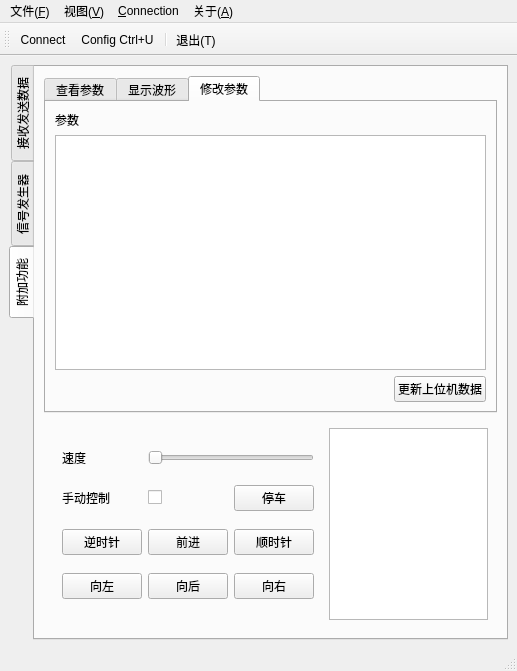
<?xml version="1.0" encoding="UTF-8"?>
<ui version="4.0">
 <class>MainWindow</class>
 <widget class="QMainWindow" name="MainWindow">
  <property name="geometry">
   <rect>
    <x>0</x>
    <y>0</y>
    <width>517</width>
    <height>671</height>
   </rect>
  </property>
  <property name="windowTitle">
   <string>Serial Port &amp; Bluethooth Helper</string>
  </property>
  <property name="windowIcon">
   <iconset resource="../res/res.qrc">
    <normaloff>:/img/icon_128.ico</normaloff>:/img/icon_128.ico</iconset>
  </property>
  <widget class="QWidget" name="centralwidget">
   <layout class="QVBoxLayout" name="verticalLayout_2">
    <item>
     <widget class="QTabWidget" name="tabWidget">
      <property name="tabPosition">
       <enum>QTabWidget::West</enum>
      </property>
      <property name="tabShape">
       <enum>QTabWidget::Rounded</enum>
      </property>
      <property name="currentIndex">
       <number>2</number>
      </property>
      <property name="movable">
       <bool>true</bool>
      </property>
      <widget class="QWidget" name="tab_msg">
       <attribute name="title">
        <string>接收发送数据</string>
       </attribute>
       <layout class="QGridLayout" name="gridLayout_3">
        <item row="2" column="0">
         <widget class="QTextEdit" name="textEdit_Recive">
          <property name="styleSheet">
           <string notr="true">/*background-color: rgb(255, 255, 255);
background-color: rgb(0, 0, 0);*/</string>
          </property>
          <property name="undoRedoEnabled">
           <bool>false</bool>
          </property>
          <property name="readOnly">
           <bool>true</bool>
          </property>
          <property name="html">
           <string notr="true">&lt;!DOCTYPE HTML PUBLIC &quot;-//W3C//DTD HTML 4.0//EN&quot; &quot;http://www.w3.org/TR/REC-html40/strict.dtd&quot;&gt;
&lt;html&gt;&lt;head&gt;&lt;meta name=&quot;qrichtext&quot; content=&quot;1&quot; /&gt;&lt;style type=&quot;text/css&quot;&gt;
p, li { white-space: pre-wrap; }
&lt;/style&gt;&lt;/head&gt;&lt;body style=&quot; font-family:'SimSun'; font-size:9pt; font-weight:400; font-style:normal;&quot;&gt;
&lt;p style=&quot;-qt-paragraph-type:empty; margin-top:0px; margin-bottom:0px; margin-left:0px; margin-right:0px; -qt-block-indent:0; text-indent:0px; font-family:'SimSun';&quot;&gt;&lt;br /&gt;&lt;/p&gt;&lt;/body&gt;&lt;/html&gt;</string>
          </property>
          <property name="acceptRichText">
           <bool>false</bool>
          </property>
         </widget>
        </item>
        <item row="3" column="0">
         <layout class="QHBoxLayout" name="horizontalLayout">
          <item>
           <widget class="QLabel" name="label_2">
            <property name="sizePolicy">
             <sizepolicy hsizetype="Fixed" vsizetype="Preferred">
              <horstretch>0</horstretch>
              <verstretch>0</verstretch>
             </sizepolicy>
            </property>
            <property name="text">
             <string>发送区</string>
            </property>
            <property name="textFormat">
             <enum>Qt::AutoText</enum>
            </property>
           </widget>
          </item>
          <item>
           <spacer name="horizontalSpacer_5">
            <property name="orientation">
             <enum>Qt::Horizontal</enum>
            </property>
            <property name="sizeHint" stdset="0">
             <size>
              <width>40</width>
              <height>20</height>
             </size>
            </property>
           </spacer>
          </item>
          <item>
           <widget class="QCheckBox" name="hexSending_checkBox">
            <property name="sizePolicy">
             <sizepolicy hsizetype="Fixed" vsizetype="Fixed">
              <horstretch>0</horstretch>
              <verstretch>0</verstretch>
             </sizepolicy>
            </property>
            <property name="text">
             <string>16进制发送</string>
            </property>
           </widget>
          </item>
          <item>
           <widget class="QPushButton" name="Send_Button">
            <property name="sizePolicy">
             <sizepolicy hsizetype="Fixed" vsizetype="Fixed">
              <horstretch>0</horstretch>
              <verstretch>0</verstretch>
             </sizepolicy>
            </property>
            <property name="text">
             <string>发送</string>
            </property>
           </widget>
          </item>
          <item>
           <widget class="QPushButton" name="pushButton_clearSendText">
            <property name="sizePolicy">
             <sizepolicy hsizetype="Fixed" vsizetype="Fixed">
              <horstretch>0</horstretch>
              <verstretch>0</verstretch>
             </sizepolicy>
            </property>
            <property name="text">
             <string>清除</string>
            </property>
           </widget>
          </item>
         </layout>
        </item>
        <item row="4" column="0">
         <widget class="QTextEdit" name="textEdit_Send">
          <property name="sizePolicy">
           <sizepolicy hsizetype="Expanding" vsizetype="Expanding">
            <horstretch>0</horstretch>
            <verstretch>0</verstretch>
           </sizepolicy>
          </property>
          <property name="styleSheet">
           <string notr="true">/*background-color: rgb(0, 0, 0);*/</string>
          </property>
         </widget>
        </item>
        <item row="1" column="0">
         <layout class="QHBoxLayout" name="horizontalLayout_2">
          <item>
           <widget class="QLabel" name="label">
            <property name="sizePolicy">
             <sizepolicy hsizetype="Fixed" vsizetype="Preferred">
              <horstretch>0</horstretch>
              <verstretch>0</verstretch>
             </sizepolicy>
            </property>
            <property name="text">
             <string>接收区</string>
            </property>
           </widget>
          </item>
          <item>
           <spacer name="horizontalSpacer_6">
            <property name="orientation">
             <enum>Qt::Horizontal</enum>
            </property>
            <property name="sizeHint" stdset="0">
             <size>
              <width>40</width>
              <height>20</height>
             </size>
            </property>
           </spacer>
          </item>
          <item>
           <widget class="QCheckBox" name="hexShowing_checkBox">
            <property name="sizePolicy">
             <sizepolicy hsizetype="Fixed" vsizetype="Fixed">
              <horstretch>0</horstretch>
              <verstretch>0</verstretch>
             </sizepolicy>
            </property>
            <property name="text">
             <string>16进制显示</string>
            </property>
           </widget>
          </item>
          <item>
           <widget class="QPushButton" name="ClearButton">
            <property name="sizePolicy">
             <sizepolicy hsizetype="Fixed" vsizetype="Fixed">
              <horstretch>0</horstretch>
              <verstretch>0</verstretch>
             </sizepolicy>
            </property>
            <property name="text">
             <string>清除</string>
            </property>
           </widget>
          </item>
         </layout>
        </item>
        <item row="0" column="0">
         <layout class="QHBoxLayout" name="horizontalLayout_4">
          <item>
           <widget class="QLabel" name="label_9">
            <property name="text">
             <string>编码方式：</string>
            </property>
           </widget>
          </item>
          <item>
           <widget class="QComboBox" name="comboBox_codetype">
            <property name="sizePolicy">
             <sizepolicy hsizetype="Fixed" vsizetype="Fixed">
              <horstretch>0</horstretch>
              <verstretch>0</verstretch>
             </sizepolicy>
            </property>
            <item>
             <property name="text">
              <string>utf-8</string>
             </property>
            </item>
            <item>
             <property name="text">
              <string>gb2312</string>
             </property>
            </item>
           </widget>
          </item>
          <item>
           <spacer name="horizontalSpacer_4">
            <property name="orientation">
             <enum>Qt::Horizontal</enum>
            </property>
            <property name="sizeHint" stdset="0">
             <size>
              <width>40</width>
              <height>20</height>
             </size>
            </property>
           </spacer>
          </item>
         </layout>
        </item>
       </layout>
      </widget>
      <widget class="QWidget" name="tab_img">
       <attribute name="title">
        <string>信号发生器</string>
       </attribute>
       <attribute name="whatsThis">
        <string>信号发生器</string>
       </attribute>
       <layout class="QGridLayout" name="gridLayout_2">
        <item row="0" column="4">
         <spacer name="horizontalSpacer_3">
          <property name="orientation">
           <enum>Qt::Horizontal</enum>
          </property>
          <property name="sizeHint" stdset="0">
           <size>
            <width>5</width>
            <height>20</height>
           </size>
          </property>
         </spacer>
        </item>
        <item row="1" column="0">
         <widget class="QLabel" name="label_5">
          <property name="sizePolicy">
           <sizepolicy hsizetype="Fixed" vsizetype="Fixed">
            <horstretch>0</horstretch>
            <verstretch>0</verstretch>
           </sizepolicy>
          </property>
          <property name="text">
           <string>高</string>
          </property>
         </widget>
        </item>
        <item row="1" column="1">
         <widget class="QLineEdit" name="lineEdit_height">
          <property name="sizePolicy">
           <sizepolicy hsizetype="Maximum" vsizetype="Fixed">
            <horstretch>0</horstretch>
            <verstretch>0</verstretch>
           </sizepolicy>
          </property>
          <property name="text">
           <string>60</string>
          </property>
         </widget>
        </item>
        <item row="1" column="2">
         <widget class="QLabel" name="label_6">
          <property name="sizePolicy">
           <sizepolicy hsizetype="Fixed" vsizetype="Fixed">
            <horstretch>0</horstretch>
            <verstretch>0</verstretch>
           </sizepolicy>
          </property>
          <property name="text">
           <string>宽</string>
          </property>
         </widget>
        </item>
        <item row="1" column="3">
         <widget class="QLineEdit" name="lineEdit_width">
          <property name="sizePolicy">
           <sizepolicy hsizetype="Maximum" vsizetype="Fixed">
            <horstretch>0</horstretch>
            <verstretch>0</verstretch>
           </sizepolicy>
          </property>
          <property name="inputMask">
           <string/>
          </property>
          <property name="text">
           <string>80</string>
          </property>
         </widget>
        </item>
        <item row="1" column="4">
         <spacer name="horizontalSpacer_2">
          <property name="orientation">
           <enum>Qt::Horizontal</enum>
          </property>
          <property name="sizeHint" stdset="0">
           <size>
            <width>5</width>
            <height>20</height>
           </size>
          </property>
         </spacer>
        </item>
        <item row="1" column="5">
         <widget class="QCheckBox" name="checkBox_showGrid">
          <property name="text">
           <string>显示网格线</string>
          </property>
         </widget>
        </item>
        <item row="2" column="0" colspan="2">
         <widget class="QPushButton" name="pushButton_saveImg">
          <property name="sizePolicy">
           <sizepolicy hsizetype="Maximum" vsizetype="Fixed">
            <horstretch>0</horstretch>
            <verstretch>0</verstretch>
           </sizepolicy>
          </property>
          <property name="text">
           <string>保存图像</string>
          </property>
         </widget>
        </item>
        <item row="2" column="3">
         <widget class="QLabel" name="label_pause">
          <property name="sizePolicy">
           <sizepolicy hsizetype="Preferred" vsizetype="Fixed">
            <horstretch>0</horstretch>
            <verstretch>0</verstretch>
           </sizepolicy>
          </property>
          <property name="text">
           <string/>
          </property>
         </widget>
        </item>
        <item row="2" column="4">
         <spacer name="horizontalSpacer_7">
          <property name="orientation">
           <enum>Qt::Horizontal</enum>
          </property>
          <property name="sizeHint" stdset="0">
           <size>
            <width>5</width>
            <height>20</height>
           </size>
          </property>
         </spacer>
        </item>
        <item row="2" column="5">
         <widget class="QLabel" name="label_position">
          <property name="text">
           <string>鼠标位置 x:  0,y:  0</string>
          </property>
         </widget>
        </item>
        <item row="3" column="0" colspan="6">
         <widget class="WidgetPainter" name="label_img" native="true">
          <property name="mouseTracking">
           <bool>true</bool>
          </property>
          <property name="focusPolicy">
           <enum>Qt::StrongFocus</enum>
          </property>
         </widget>
        </item>
        <item row="0" column="5">
         <widget class="QLabel" name="label_extra14bytes">
          <property name="sizePolicy">
           <sizepolicy hsizetype="Preferred" vsizetype="Fixed">
            <horstretch>0</horstretch>
            <verstretch>0</verstretch>
           </sizepolicy>
          </property>
          <property name="text">
           <string/>
          </property>
         </widget>
        </item>
        <item row="0" column="0" colspan="4">
         <widget class="QComboBox" name="comboBox_imgType">
          <property name="sizePolicy">
           <sizepolicy hsizetype="Maximum" vsizetype="Fixed">
            <horstretch>0</horstretch>
            <verstretch>0</verstretch>
           </sizepolicy>
          </property>
          <item>
           <property name="text">
            <string>二值化图像</string>
           </property>
          </item>
          <item>
           <property name="text">
            <string>灰度图像(单片机解压)</string>
           </property>
          </item>
         </widget>
        </item>
       </layout>
      </widget>
      <widget class="QWidget" name="tab_other">
       <attribute name="title">
        <string>附加功能</string>
       </attribute>
       <layout class="QVBoxLayout" name="verticalLayout">
        <item>
         <widget class="QTabWidget" name="tabWidget_other">
          <property name="currentIndex">
           <number>2</number>
          </property>
          <widget class="QWidget" name="widget">
           <attribute name="title">
            <string>查看参数</string>
           </attribute>
           <layout class="QGridLayout" name="gridLayout_5">
            <item row="1" column="1">
             <widget class="QPushButton" name="pushButton_clear_dict">
              <property name="text">
               <string>清空</string>
              </property>
             </widget>
            </item>
            <item row="0" column="0" colspan="2">
             <widget class="QTableWidget" name="tableWidget_para">
              <property name="showGrid">
               <bool>true</bool>
              </property>
              <property name="rowCount">
               <number>0</number>
              </property>
              <property name="columnCount">
               <number>2</number>
              </property>
              <column/>
              <column/>
             </widget>
            </item>
            <item row="1" column="0">
             <spacer name="horizontalSpacer_8">
              <property name="orientation">
               <enum>Qt::Horizontal</enum>
              </property>
              <property name="sizeHint" stdset="0">
               <size>
                <width>314</width>
                <height>20</height>
               </size>
              </property>
             </spacer>
            </item>
           </layout>
          </widget>
          <widget class="QWidget" name="tab_wave">
           <attribute name="title">
            <string>显示波形</string>
           </attribute>
           <layout class="QVBoxLayout" name="verticalLayout_3">
            <item>
             <widget class="MultiCurvesPlot" name="widget_CurvesPlot" native="true"/>
            </item>
            <item>
             <widget class="QWidget" name="widget_2" native="true">
              <property name="sizePolicy">
               <sizepolicy hsizetype="Preferred" vsizetype="Maximum">
                <horstretch>0</horstretch>
                <verstretch>0</verstretch>
               </sizepolicy>
              </property>
              <layout class="QHBoxLayout" name="horizontalLayout_5">
               <item>
                <spacer name="horizontalSpacer_9">
                 <property name="orientation">
                  <enum>Qt::Horizontal</enum>
                 </property>
                 <property name="sizeHint" stdset="0">
                  <size>
                   <width>40</width>
                   <height>20</height>
                  </size>
                 </property>
                </spacer>
               </item>
               <item>
                <widget class="QPushButton" name="pushButton_StartStop">
                 <property name="sizePolicy">
                  <sizepolicy hsizetype="Maximum" vsizetype="Maximum">
                   <horstretch>0</horstretch>
                   <verstretch>0</verstretch>
                  </sizepolicy>
                 </property>
                 <property name="text">
                  <string>Start</string>
                 </property>
                </widget>
               </item>
               <item>
                <widget class="QPushButton" name="pushButton_Clear">
                 <property name="sizePolicy">
                  <sizepolicy hsizetype="Maximum" vsizetype="Fixed">
                   <horstretch>0</horstretch>
                   <verstretch>0</verstretch>
                  </sizepolicy>
                 </property>
                 <property name="text">
                  <string>Clear</string>
                 </property>
                </widget>
               </item>
              </layout>
             </widget>
            </item>
           </layout>
          </widget>
          <widget class="QWidget" name="tab_change_parameter">
           <attribute name="title">
            <string>修改参数</string>
           </attribute>
           <layout class="QGridLayout" name="gridLayout_4">
            <item row="0" column="0" colspan="2">
             <widget class="QLabel" name="label_7">
              <property name="text">
               <string>参数</string>
              </property>
             </widget>
            </item>
            <item row="1" column="0" colspan="2">
             <widget class="QListWidget" name="listWidget_para"/>
            </item>
            <item row="2" column="0">
             <spacer name="horizontalSpacer">
              <property name="orientation">
               <enum>Qt::Horizontal</enum>
              </property>
              <property name="sizeHint" stdset="0">
               <size>
                <width>414</width>
                <height>20</height>
               </size>
              </property>
             </spacer>
            </item>
            <item row="2" column="1">
             <widget class="QPushButton" name="pushButton_readMCU">
              <property name="text">
               <string>更新上位机数据</string>
              </property>
             </widget>
            </item>
           </layout>
          </widget>
         </widget>
        </item>
        <item>
         <widget class="QWidget" name="widget_control" native="true">
          <layout class="QHBoxLayout" name="horizontalLayout_3">
           <item>
            <widget class="QWidget" name="widget_key" native="true">
             <property name="sizePolicy">
              <sizepolicy hsizetype="Maximum" vsizetype="Preferred">
               <horstretch>0</horstretch>
               <verstretch>0</verstretch>
              </sizepolicy>
             </property>
             <layout class="QGridLayout" name="gridLayout">
              <item row="1" column="0">
               <widget class="QLabel" name="label_4">
                <property name="text">
                 <string>手动控制</string>
                </property>
               </widget>
              </item>
              <item row="0" column="0">
               <widget class="QLabel" name="label_3">
                <property name="text">
                 <string>速度</string>
                </property>
               </widget>
              </item>
              <item row="0" column="1" colspan="2">
               <widget class="QSlider" name="horizontalSlider_speed">
                <property name="sizePolicy">
                 <sizepolicy hsizetype="Minimum" vsizetype="Fixed">
                  <horstretch>0</horstretch>
                  <verstretch>0</verstretch>
                 </sizepolicy>
                </property>
                <property name="orientation">
                 <enum>Qt::Horizontal</enum>
                </property>
               </widget>
              </item>
              <item row="1" column="1">
               <widget class="QCheckBox" name="checkBox_manual">
                <property name="sizePolicy">
                 <sizepolicy hsizetype="Maximum" vsizetype="Fixed">
                  <horstretch>0</horstretch>
                  <verstretch>0</verstretch>
                 </sizepolicy>
                </property>
                <property name="text">
                 <string/>
                </property>
               </widget>
              </item>
              <item row="1" column="2">
               <widget class="QPushButton" name="pushButton_stop">
                <property name="sizePolicy">
                 <sizepolicy hsizetype="Maximum" vsizetype="Fixed">
                  <horstretch>0</horstretch>
                  <verstretch>0</verstretch>
                 </sizepolicy>
                </property>
                <property name="text">
                 <string>停车</string>
                </property>
               </widget>
              </item>
              <item row="2" column="2">
               <widget class="QPushButton" name="pushButton_clock">
                <property name="sizePolicy">
                 <sizepolicy hsizetype="Maximum" vsizetype="Fixed">
                  <horstretch>0</horstretch>
                  <verstretch>0</verstretch>
                 </sizepolicy>
                </property>
                <property name="text">
                 <string>顺时针</string>
                </property>
                <property name="autoDefault">
                 <bool>false</bool>
                </property>
               </widget>
              </item>
              <item row="2" column="1">
               <widget class="QPushButton" name="pushButton_forward">
                <property name="sizePolicy">
                 <sizepolicy hsizetype="Maximum" vsizetype="Fixed">
                  <horstretch>0</horstretch>
                  <verstretch>0</verstretch>
                 </sizepolicy>
                </property>
                <property name="text">
                 <string>前进</string>
                </property>
                <property name="flat">
                 <bool>false</bool>
                </property>
               </widget>
              </item>
              <item row="3" column="2">
               <widget class="QPushButton" name="pushButton_right">
                <property name="sizePolicy">
                 <sizepolicy hsizetype="Maximum" vsizetype="Fixed">
                  <horstretch>0</horstretch>
                  <verstretch>0</verstretch>
                 </sizepolicy>
                </property>
                <property name="text">
                 <string>向右</string>
                </property>
               </widget>
              </item>
              <item row="3" column="0">
               <widget class="QPushButton" name="pushButton_left">
                <property name="sizePolicy">
                 <sizepolicy hsizetype="Maximum" vsizetype="Fixed">
                  <horstretch>0</horstretch>
                  <verstretch>0</verstretch>
                 </sizepolicy>
                </property>
                <property name="text">
                 <string>向左</string>
                </property>
               </widget>
              </item>
              <item row="3" column="1">
               <widget class="QPushButton" name="pushButton_back">
                <property name="sizePolicy">
                 <sizepolicy hsizetype="Maximum" vsizetype="Fixed">
                  <horstretch>0</horstretch>
                  <verstretch>0</verstretch>
                 </sizepolicy>
                </property>
                <property name="text">
                 <string>向后</string>
                </property>
               </widget>
              </item>
              <item row="2" column="0">
               <widget class="QPushButton" name="pushButton_anticlock">
                <property name="sizePolicy">
                 <sizepolicy hsizetype="Maximum" vsizetype="Maximum">
                  <horstretch>0</horstretch>
                  <verstretch>0</verstretch>
                 </sizepolicy>
                </property>
                <property name="text">
                 <string>逆时针</string>
                </property>
               </widget>
              </item>
             </layout>
            </widget>
           </item>
           <item>
            <widget class="Rudder" name="rudder">
             <property name="sizePolicy">
              <sizepolicy hsizetype="Minimum" vsizetype="Maximum">
               <horstretch>0</horstretch>
               <verstretch>0</verstretch>
              </sizepolicy>
             </property>
             <property name="minimumSize">
              <size>
               <width>100</width>
               <height>100</height>
              </size>
             </property>
             <property name="maximumSize">
              <size>
               <width>300</width>
               <height>300</height>
              </size>
             </property>
            </widget>
           </item>
          </layout>
         </widget>
        </item>
       </layout>
      </widget>
     </widget>
    </item>
   </layout>
  </widget>
  <widget class="QMenuBar" name="menubar">
   <property name="geometry">
    <rect>
     <x>0</x>
     <y>0</y>
     <width>517</width>
     <height>26</height>
    </rect>
   </property>
   <widget class="QMenu" name="menu">
    <property name="title">
     <string>文件(&amp;F)</string>
    </property>
    <addaction name="action_exit"/>
   </widget>
   <widget class="QMenu" name="menu_2">
    <property name="title">
     <string>关于(&amp;A)</string>
    </property>
    <addaction name="actionAbout_Qt"/>
    <addaction name="actionAboutThis"/>
   </widget>
   <widget class="QMenu" name="menu_3">
    <property name="title">
     <string>视图(&amp;V)</string>
    </property>
    <addaction name="separator"/>
    <addaction name="actiondfa"/>
   </widget>
   <widget class="QMenu" name="menuConnection">
    <property name="title">
     <string>&amp;Connection</string>
    </property>
    <addaction name="action_Uart"/>
    <addaction name="separator"/>
    <addaction name="actionConnect"/>
   </widget>
   <addaction name="menu"/>
   <addaction name="menu_3"/>
   <addaction name="menuConnection"/>
   <addaction name="menu_2"/>
  </widget>
  <widget class="QStatusBar" name="statusbar"/>
  <widget class="QToolBar" name="toolBar">
   <property name="windowTitle">
    <string>toolBar</string>
   </property>
   <attribute name="toolBarArea">
    <enum>TopToolBarArea</enum>
   </attribute>
   <attribute name="toolBarBreak">
    <bool>false</bool>
   </attribute>
   <addaction name="actionConnect"/>
   <addaction name="action_Uart"/>
   <addaction name="separator"/>
   <addaction name="action_exit"/>
  </widget>
  <action name="action_exit">
   <property name="icon">
    <iconset resource="../res/res.qrc">
     <normaloff>:/img/application-exit.png</normaloff>:/img/application-exit.png</iconset>
   </property>
   <property name="text">
    <string>退出(&amp;T)</string>
   </property>
   <property name="shortcut">
    <string>Ctrl+Q</string>
   </property>
   <property name="shortcutVisibleInContextMenu">
    <bool>true</bool>
   </property>
  </action>
  <action name="actionAbout_Qt">
   <property name="text">
    <string>About &amp;Qt</string>
   </property>
  </action>
  <action name="actionAboutThis">
   <property name="icon">
    <iconset resource="../res/res.qrc">
     <normaloff>:/img/icon_128.ico</normaloff>:/img/icon_128.ico</iconset>
   </property>
   <property name="text">
    <string>关于(&amp;A)</string>
   </property>
  </action>
  <action name="actiondfa">
   <property name="text">
    <string>皮肤(&amp;S)</string>
   </property>
  </action>
  <action name="action_Uart">
   <property name="icon">
    <iconset resource="../res/res.qrc">
     <normaloff>:/img/settings.png</normaloff>:/img/settings.png</iconset>
   </property>
   <property name="text">
    <string>&amp;Config Ctrl+U</string>
   </property>
   <property name="toolTip">
    <string>Config Serial Port or Bluetooth</string>
   </property>
   <property name="shortcut">
    <string>Ctrl+U</string>
   </property>
  </action>
  <action name="action_Open_Close">
   <property name="text">
    <string>&amp;Open/Close</string>
   </property>
   <property name="shortcut">
    <string>Ctrl+Q</string>
   </property>
  </action>
  <action name="actionConnect">
   <property name="checkable">
    <bool>true</bool>
   </property>
   <property name="checked">
    <bool>false</bool>
   </property>
   <property name="enabled">
    <bool>true</bool>
   </property>
   <property name="icon">
    <iconset resource="../res/res.qrc">
     <normaloff>:/img/connect.png</normaloff>
     <normalon>:/img/disconnect.png</normalon>:/img/connect.png</iconset>
   </property>
   <property name="text">
    <string>&amp;Connect</string>
   </property>
   <property name="shortcut">
    <string>Ctrl+O</string>
   </property>
   <property name="autoRepeat">
    <bool>true</bool>
   </property>
   <property name="visible">
    <bool>true</bool>
   </property>
   <property name="iconVisibleInMenu">
    <bool>true</bool>
   </property>
   <property name="shortcutVisibleInContextMenu">
    <bool>true</bool>
   </property>
  </action>
 </widget>
 <customwidgets>
  <customwidget>
   <class>Rudder</class>
   <extends>QGraphicsView</extends>
   <header>src/rudder.h</header>
  </customwidget>
  <customwidget>
   <class>MultiCurvesPlot</class>
   <extends>QWidget</extends>
   <header>src/multicurvesplot.h</header>
   <container>1</container>
  </customwidget>
  <customwidget>
   <class>WidgetPainter</class>
   <extends>QWidget</extends>
   <header>src/widgetpainter.h</header>
   <container>1</container>
  </customwidget>
 </customwidgets>
 <resources>
  <include location="../res/res.qrc"/>
 </resources>
 <connections/>
</ui>
